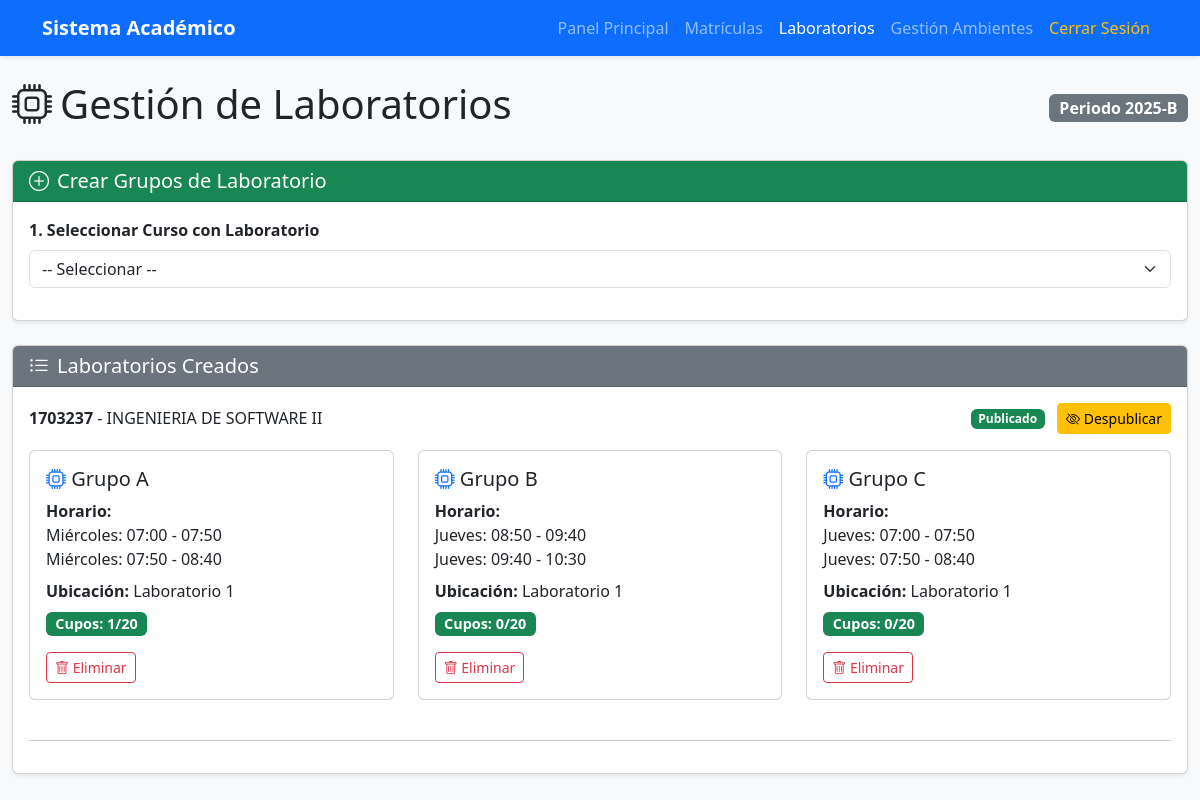
Screenshot of /secretaria/laboratorios/ (signed in) with the database file from the repository.
### app/models/laboratorio/models.py (models this page shows, shortened)
class LaboratorioGrupo(models.Model):
    GRUPOS_CHOICES = [
        ('A', 'Grupo A'),
        ('B', 'Grupo B'),
        ('C', 'Grupo C'),
        ('D', 'Grupo D'),
        ('E', 'Grupo E'),
    ]
    curso = models.ForeignKey(
        Curso,
        on_delete=models.CASCADE,
        related_name='laboratorios_grupos'
    )
    grupo = models.CharField(
        max_length=1,
        choices=GRUPOS_CHOICES,
        help_text='Grupo del laboratorio (A, B, C, D, E)'
    )
    horario = models.ForeignKey(
        Horario,
        on_delete=models.CASCADE,
        related_name='laboratorio_grupo',
        help_text='Horario asignado a este grupo de laboratorio'
    )
    capacidad_maxima = models.IntegerField(
        default=20,
        help_text='Capacidad máxima de estudiantes (por defecto 20)'
    )
    periodo_academico = models.CharField(
        max_length=10,
        default='2025-B'
    )
    publicado = models.BooleanField(
        default=False,
        help_text='Si está publicado, los estudiantes pueden matricularse'
    )
    fecha_creacion = models.DateTimeField(auto_now_add=True)
    fecha_publicacion = models.DateTimeField(null=True, blank=True)
    es_grupo_adicional = models.BooleanField(
        default=False,
        help_text='Si es True, cualquier estudiante puede matricularse (grupos C, D, E)'
    )
    class Meta:
        db_table = 'laboratorio_grupo'
        verbose_name = 'Grupo de Laboratorio'
        verbose_name_plural = 'Grupos de Laboratorio'
        unique_together = ['curso', 'grupo', 'periodo_academico']
        ordering = ['curso', 'grupo']
    def cupos_disponibles(self):
        from app.models.matricula_horario.models import MatriculaHorario
        matriculados = MatriculaHorario.objects.filter(
            horario=self.horario,
            estado='MATRICULADO'
        ).count()
        return self.capacidad_maxima - matriculados
    def cupos_ocupados(self):
        from app.models.matricula_horario.models import MatriculaHorario
        return MatriculaHorario.objects.filter(
            horario=self.horario,
            estado='MATRICULADO'
        ).count()

### app/models/curso/models.py (models this page shows, shortened)
class Curso(models.Model):
    codigo = models.CharField(max_length=20, unique=True, primary_key=True)
    nombre = models.CharField(max_length=200)
    descripcion = models.TextField(blank=True, null=True)
    creditos = models.IntegerField(default=3)
    horas_teoria = models.IntegerField(default=2)
    horas_practica = models.IntegerField(default=2)
    horas_laboratorio = models.IntegerField(default=0)
    semestre_recomendado = models.IntegerField(default=1)
    escuela = models.ForeignKey(
        Escuela,
        on_delete=models.PROTECT,
        related_name='cursos'
    )
    prerequisitos = models.ManyToManyField(
        'self',
        symmetrical=False,
        related_name='cursos_siguientes',
        blank=True
    )
    fecha_creacion = models.DateTimeField(auto_now_add=True)
    fecha_actualizacion = models.DateTimeField(auto_now=True)
    is_active = models.BooleanField(default=True)
    tiene_grupo_b = models.BooleanField(
        default=False,
        help_text='Si el curso tiene dos grupos (A y B)'
    )
    class Meta:
        db_table = 'curso'
        verbose_name = 'Curso'
        verbose_name_plural = 'Cursos'
        ordering = ['codigo']

### app/models/horario/models.py (models this page shows, shortened)
class Horario(models.Model):
    DIAS_SEMANA = [
        (1, 'Lunes'),
        (2, 'Martes'),
        (3, 'Miércoles'),
        (4, 'Jueves'),
        (5, 'Viernes'),
        (6, 'Sábado'),
        (7, 'Domingo'),
    ]
    TIPO_CLASE = [
        ('TEORIA', 'Teoría'),
        ('PRACTICA', 'Práctica'),
        ('LABORATORIO', 'Laboratorio'),
        ('RESERVA', 'Reserva de Ambiente'),
    ]
    curso = models.ForeignKey(
        Curso,
        on_delete=models.CASCADE,
        related_name='horarios',
        null=True,
        blank=True
    )
    profesor = models.ForeignKey(
        Profesor,
        on_delete=models.SET_NULL,
        null=True,
        related_name='horarios'
    )
    ubicacion = models.ForeignKey(
        Ubicacion,
        on_delete=models.SET_NULL,
        null=True,
        related_name='horarios'
    )
    dia_semana = models.IntegerField(choices=DIAS_SEMANA)
    hora_inicio = models.TimeField()
    hora_fin = models.TimeField()
    tipo_clase = models.CharField(max_length=20, choices=TIPO_CLASE)
    periodo_academico = models.CharField(max_length=20)  # Ej: 2024-1
    grupo = models.CharField(max_length=10, default='A')  # A, B, C, etc.
    fecha_inicio = models.DateField()
    fecha_fin = models.DateField()
    is_active = models.BooleanField(default=True)
    observaciones = models.TextField(blank=True, null=True)
    es_reserva_extra = models.BooleanField(default=False)
    class Meta:
        db_table = 'horario'
        verbose_name = 'Horario'
        verbose_name_plural = 'Horarios'
        ordering = ['dia_semana', 'hora_inicio']

### app/models/asistencia/models.py (models this page shows, shortened)
class Ubicacion(models.Model):
    TIPO_UBICACION = [
        ('AULA', 'Aula'),
        ('LABORATORIO', 'Laboratorio'),
        ('AUDITORIO', 'Auditorio'),
        ('BIBLIOTECA', 'Biblioteca'),
        ('VIRTUAL', 'Virtual'),
    ]
    codigo = models.CharField(max_length=20, unique=True, primary_key=True)
    nombre = models.CharField(max_length=100)
    tipo = models.CharField(max_length=20, choices=TIPO_UBICACION)
    pabellon = models.CharField(max_length=50, blank=True, null=True)
    piso = models.IntegerField(null=True, blank=True)
    capacidad = models.IntegerField(default=30)
    tiene_proyector = models.BooleanField(default=False)
    tiene_computadoras = models.BooleanField(default=False)
    descripcion = models.TextField(blank=True, null=True)
    is_active = models.BooleanField(default=True)
    class Meta:
        db_table = 'ubicacion'
        verbose_name = 'Ubicación'
        verbose_name_plural = 'Ubicaciones'

### app/models/laboratorio/views.py (the view, shortened to what this page needs)
@never_cache
@login_required
def secretaria_laboratorios(request):
    if not hasattr(request.user, 'tipo_usuario'):
        messages.error(request, 'No tiene permisos para acceder a esta página.')
        return redirect('login')
    tipo = request.user.tipo_usuario.nombre
    if tipo not in ['Administrador', 'Secretaria']:
        messages.error(request, 'Solo administradores y secretarias pueden gestionar laboratorios.')
        return redirect('login')
    cursos_con_lab = Curso.objects.filter(
        horas_laboratorio__gt=0,
        is_active=True
    ).order_by('codigo')
    laboratorios = LaboratorioGrupo.objects.all().select_related(
        'curso', 'horario', 'horario__ubicacion'
    ).order_by('curso__codigo', 'grupo')
    labs_por_curso = {}
    for lab in laboratorios:
        if lab.curso.codigo not in labs_por_curso:
            labs_por_curso[lab.curso.codigo] = []
        todos_horarios_grupo = Horario.objects.filter(
            curso=lab.curso,
            grupo=lab.grupo,
            tipo_clase='LABORATORIO',
            is_active=True,
            periodo_academico='2025-B'
        ).order_by('dia_semana', 'hora_inicio')
        lab.horarios_completos = list(todos_horarios_grupo)
        labs_por_curso[lab.curso.codigo].append(lab)
    grupos_formalizados = set(
        (lab.curso.codigo, lab.grupo)
        for lab in laboratorios
    )
    horarios_lab_sin_grupo = Horario.objects.filter(
        tipo_clase='LABORATORIO',
        is_active=True,
        periodo_academico='2025-B'
    ).exclude(
        id__in=LaboratorioGrupo.objects.values_list('horario_id', flat=True)
    ).select_related('curso', 'ubicacion', 'profesor').order_by('curso__codigo', 'grupo', 'dia_semana', 'hora_inicio')
    horarios_agrupados = {}
    for horario in horarios_lab_sin_grupo:
        if (horario.curso.codigo, horario.grupo) in grupos_formalizados:
            continue
    labs_creados_auto = []
    if labs_creados_auto:
        print(f"\n✅ Laboratorios creados automáticamente: {', '.join(labs_creados_auto)}")
    else:
        print(f"\n⚠️ No se crearon laboratorios automáticamente")
    context = {
        'usuario': request.user,
        'cursos_con_lab': cursos_con_lab,
        'labs_por_curso': labs_por_curso,
    }
    return render(request, 'secretaria/laboratorios.html', context)

### Templates/secretaria/laboratorios.html (shortened to what this page needs)
{% load static %}
<!doctype html>
<html lang="es">
<head>
    <link href="https://cdn.jsdelivr.net/npm/bootstrap@5.3.2/dist/css/bootstrap.min.css" rel="stylesheet">
    <link rel="stylesheet" href="https://cdn.jsdelivr.net/npm/bootstrap-icons@1.11.1/font/bootstrap-icons.css">
</head>
<body class="bg-light">
    <nav class="navbar navbar-expand-lg navbar-dark bg-primary shadow-sm">
        <div class="container">
            <a class="navbar-brand fw-bold" href="{% url 'secretaria_dashboard' %}">Sistema Académico</a>
            <div class="collapse navbar-collapse">
                <ul class="navbar-nav ms-auto">
                    <li class="nav-item"><a class="nav-link" href="{% url 'secretaria_dashboard' %}">Panel Principal</a>
                    </li>
                    <li class="nav-item"><a class="nav-link" href="{% url 'secretaria_matriculas' %}">Matrículas</a>
                    </li>
                    <li class="nav-item"><a class="nav-link active"
                            href="{% url 'secretaria_laboratorios' %}">Laboratorios</a></li>
                    <li class="nav-item"><a class="nav-link" href="{% url 'secretaria_horario_ambiente' %}">Gestión
                            Ambientes</a></li>
                    <li class="nav-item"><a class="nav-link text-warning" href="{% url 'logout' %}">Cerrar Sesión</a>
                    </li>
                </ul>
            </div>
        </div>
    </nav>
    <main class="container-fluid mt-4">
        <div class="d-flex justify-content-between align-items-center mb-4">
            <h1><i class="bi bi-cpu me-2"></i>Gestión de Laboratorios</h1>
            <span class="badge bg-secondary fs-6">Periodo 2025-B</span>
        </div>
        <div class="card shadow-sm mb-4">
            <div class="card-header bg-success text-white">
                <h5 class="mb-0"><i class="bi bi-plus-circle me-2"></i>Crear Grupos de Laboratorio</h5>
            </div>
            <div class="card-body">
                <form id="formCrearLab" method="post" action="{% url 'crear_laboratorios' %}">
                    <div class="row mb-3">
                        <div class="col-md-12">
                            <label class="form-label fw-bold">1. Seleccionar Curso con Laboratorio</label>
                            <select name="curso" id="selectCurso" class="form-select" required>
                                <option value="">-- Seleccionar --</option>
                            </select>
                        </div>
                    </div>
                </form>
            </div>
        </div>
        <div class="card shadow-sm">
            <div class="card-header bg-secondary text-white">
                <h5 class="mb-0"><i class="bi bi-list-ul me-2"></i>Laboratorios Creados</h5>
            </div>
            <div class="card-body">
                {% if labs_por_curso %}
                {% for curso_codigo, labs in labs_por_curso.items %}
                <div class="mb-4">
                    <div class="d-flex justify-content-between align-items-center mb-3">
                        <h6 class="mb-0">
                            <strong>{{ labs.0.curso.codigo }}</strong> - {{ labs.0.curso.nombre }}
                        </h6>
                        <div>
                            {% if labs.0.publicado %}
                            <span class="badge bg-success me-2">Publicado</span>
                            <form method="post" action="{% url 'despublicar_laboratorios' curso_codigo %}"
                                style="display:inline;">
                                <button type="submit" class="btn btn-sm btn-warning">
                                    <i class="bi bi-eye-slash"></i> Despublicar
                                </button>
                            </form>
                            {% endif %}
                        </div>
                    </div>
                    <div class="row">
                        {% for lab in labs %}
                        <div class="col-md-4 mb-3">
                            <div class="card lab-card h-100 {% if lab.es_preliminar %}border-info{% endif %}">
                                <div class="card-body">
                                    <h5 class="card-title">
                                        <i class="bi bi-cpu text-primary"></i> Grupo {{ lab.grupo }}
                                    </h5>
                                    <p class="card-text mb-2">
                                        <strong>Horario:</strong><br>
                                        {% if lab.horarios_completos %}
                                            {% for horario_bloque in lab.horarios_completos %}
                                                {{ horario_bloque.get_dia_semana_display }}: {{ horario_bloque.hora_inicio }} - {{ horario_bloque.hora_fin }}
                                                {% if not forloop.last %}<br>{% endif %}
                                            {% endfor %}
                                        {% else %}
                                            {{ lab.horario.get_dia_semana_display }}<br>
                                            {{ lab.horario.hora_inicio }} - {{ lab.horario.hora_fin }}
                                        {% endif %}
                                    </p>
                                    {% if lab.horario.ubicacion or lab.ubicacion %}
                                    <p class="card-text mb-2">
                                        <strong>Ubicación:</strong>
                                        {% if lab.ubicacion %}
                                            {{ lab.ubicacion.nombre }}
                                        {% else %}
                                            {{ lab.horario.ubicacion.nombre }}
                                        {% endif %}
                                    </p>
                                    {% endif %}
                                    {% if not lab.es_preliminar %}
                                    <p class="card-text">
                                        <span
                                            class="badge badge-cupos {% if lab.cupos_disponibles > 5 %}bg-success{% elif lab.cupos_disponibles > 0 %}bg-warning{% else %}bg-danger{% endif %}">
                                            Cupos: {{ lab.cupos_ocupados }}/{{ lab.capacidad_maxima }}
                                        </span>
                                    </p>
                                    <form method="post" action="{% url 'eliminar_laboratorio' lab.id %}"
                                        onsubmit="return confirm('¿Eliminar este laboratorio?');">
                                        <button type="submit" class="btn btn-sm btn-outline-danger">
                                            <i class="bi bi-trash"></i> Eliminar
                                        </button>
                                    </form>
                                    {% endif %}
                                </div>
                            </div>
                        </div>
                        {% endfor %}
                    </div>
                </div>
                <hr>
                {% endfor %}
                {% else %}
                <p class="text-muted text-center">No hay laboratorios creados aún.</p>
                {% endif %}
            </div>
        </div>
    </main>
</body>
</html>

### Templates/secretaria/laboratorios.html (style rules this page uses)
.lab-card { transition: all 0.3s; }
.badge-cupos { font-size: 0.9rem; }

### rows the page displays
LaboratorioGrupo: curso.codigo "1703237", curso.nombre "INGENIERIA DE SOFTWARE II", publicado "Publicado", grupo "A", horario.ubicacion.nombre "Laboratorio 1", cupos_ocupados "1", capacidad_maxima "20"
Horario: dia_semana "Miércoles", hora_inicio "07:00", hora_fin "07:50"
Horario: dia_semana "Miércoles", hora_inicio "07:50", hora_fin "08:40"
LaboratorioGrupo: grupo "B", horario.ubicacion.nombre "Laboratorio 1", cupos_ocupados "0", capacidad_maxima "20"
Horario: dia_semana "Jueves", hora_inicio "08:50", hora_fin "09:40"
Horario: dia_semana "Jueves", hora_inicio "09:40", hora_fin "10:30"
LaboratorioGrupo: grupo "C", horario.ubicacion.nombre "Laboratorio 1", cupos_ocupados "0", capacidad_maxima "20"
Horario: dia_semana "Jueves", hora_inicio "07:00", hora_fin "07:50"
Horario: dia_semana "Jueves", hora_inicio "07:50", hora_fin "08:40"
